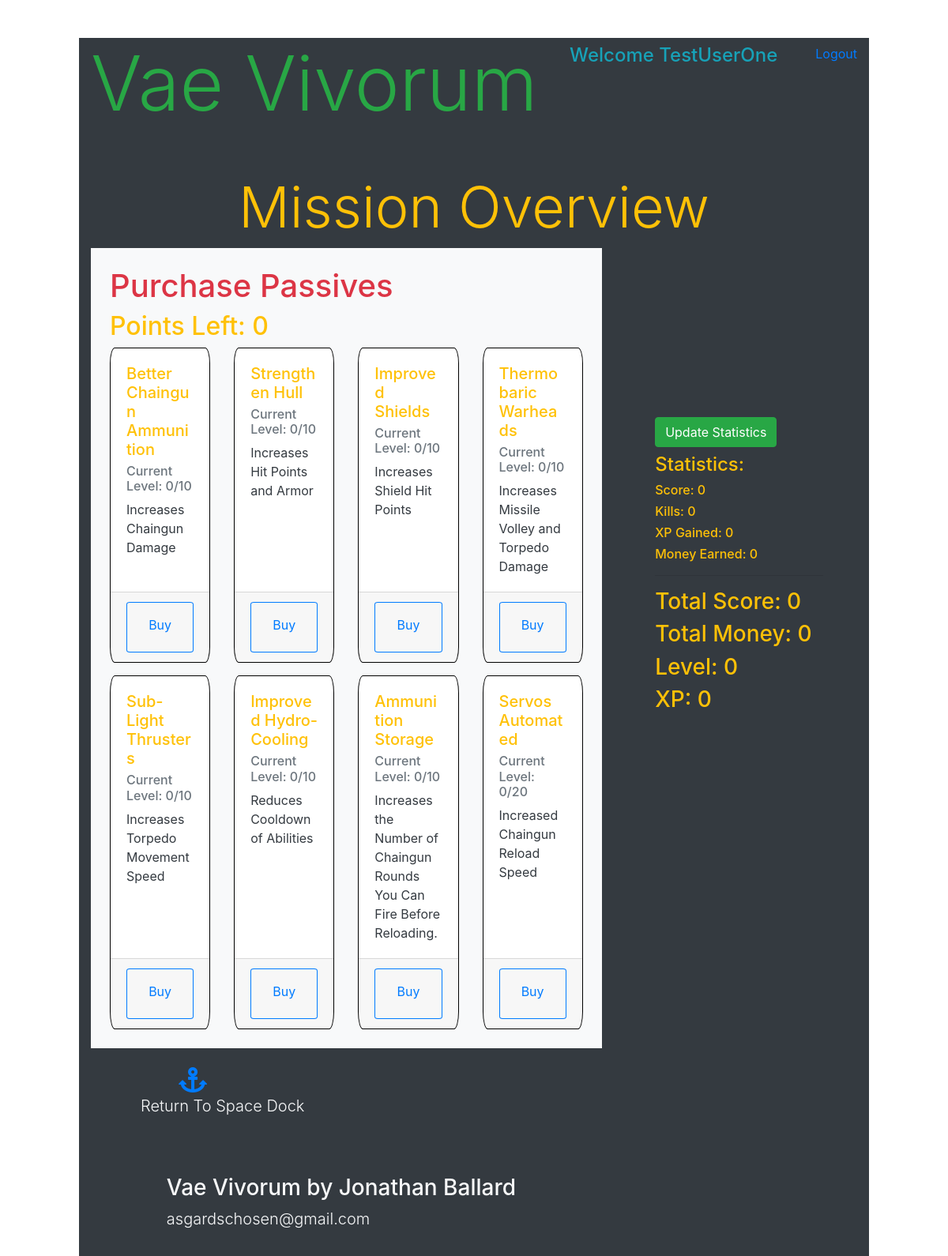
The page /overview (signed in) on the database its author committed.
### models.py (models this page shows)
class Users(db.Model):
    __tablename__ = "Users"
    id = db.Column(db.Integer, primary_key=True)
    username = db.Column(db.String(255))
    email = db.Column(db.String(255))
    password = db.Column(db.String(255))
    created_at = db.Column(db.DateTime)
    updated_at = db.Column(db.DateTime)
    current_kills = db.Column(db.Integer, default=0)
    current_score = db.Column(db.Integer, default=0)
    current_money = db.Column(db.Integer, default=0)
    current_xp = db.Column(db.Integer, default=0)
    current_level = db.Column(db.Integer, default=0)
    active_ship = db.Column(db.Integer, default=0)
    abilityPointsEarned = db.Column(db.Integer, default=0)
    abilityPointsSpent = db.Column(db.Integer, default = 0)
    passive1 = db.Column(db.Integer, default=0)
    passive2 = db.Column(db.Integer, default=0)
    passive3 = db.Column(db.Integer, default=0)
    passive4 = db.Column(db.Integer, default=0)
    passive5 = db.Column(db.Integer, default=0)
    passive6 = db.Column(db.Integer, default=0)
    passive7 = db.Column(db.Integer, default=0)
    passive8 = db.Column(db.Integer, default=0)
    passive9 = db.Column(db.Integer, default=0)
    passive10 = db.Column(db.Integer, default=0)
    passive11 = db.Column(db.Integer, default=0)
    passive12 = db.Column(db.Integer, default=0)
    passive13 = db.Column(db.Integer, default=0)
    passive14 = db.Column(db.Integer, default=0)
    passive15 = db.Column(db.Integer, default=0)
    passive16 = db.Column(db.Integer, default=0)
    passive17 = db.Column(db.Integer, default=0)
    passive18 = db.Column(db.Integer, default=0)
    passive19 = db.Column(db.Integer, default=0)
    passive20 = db.Column(db.Integer, default=0)
    character_active_ability_id = db.Column(db.Integer, db.ForeignKey("Active_Abilities.id", ondelete="cascade"))
    passive_abilities_this_user_has = db.relationship('User_Character', backref="characters_that_have_this_passive")

### app.py (the view)
@app.route('/overview')
def overview():
    thisUser = Users.query.get(session['id'])
    if 'endscore' in session:
        score = session['endScore']
    else:
        score = 0
    if 'endKills' in session:
        kills = session['endKills']
    else:
        kills = 0
    if 'endXp' in session:
        xp = session['endXp']
    else:
        xp = 0
    if 'endMoney' in session:
        money = session['endMoney']
    else:
        money = 0
    return render_template('overview.html', thisUser = thisUser, score = score, xp = xp, kills = kills, money = money)

### templates/overview.html (shortened to what this page needs)
<!DOCTYPE html>
<html lang="en">
<head>
    <link rel="stylesheet" href="https://stackpath.bootstrapcdn.com/bootstrap/4.4.1/css/bootstrap.min.css">
    <link rel="stylesheet" href="https://cdnjs.cloudflare.com/ajax/libs/font-awesome/5.11.2/css/all.css" />
    <link rel="stylesheet" type="text/css" href="{{ url_for('static', filename='css/style.css') }}">
</head>
<body>
    <div class="container bg-dark mt-5 text-warning col-xl-10">
        <div id="topbar"  class="d-flex flex-row mb-5">
            <h1 class="display-1 d-inline-flex text-success">Vae Vivorum</h1>
            <h4 class="ml-auto d-inline-flex mt-2 text-info" >Welcome {{ thisUser.username }}</h4>
            <a class="ml-5 d-inline-flex mt-2" href="/logout">Logout</a>
        </div>
        <h1 class="display-3 text-center text-warning">Mission Overview</h1>
        <div class="container col-xl-8 passiveArea bg-light d-inline-block p-4 vertical-align-top">
            <h1 class="display-5 text-danger d-inline-block">Purchase Passives</h1>
            <h2>Points Left: <span id="abilPoints">{{ thisUser.abilityPointsEarned - thisUser.abilityPointsSpent }}</span></h2>
            <div class="card-deck passiveRow">
                <div class="card abilCard">
                    <div class="card-body">
                        <h5 class="card-title">Better Chaingun Ammunition</h5>
                        <h6 class="card-subtitle mb-2 text-muted">Current Level: <span id="abil1">{{ thisUser.passive1 }}</span>/<span id="abil1Max"></span></h6>
                        <p class="card-text text-dark">Increases Chaingun Damage</p>
                    </div>
                    <div class="card-footer">
                        <div class="passiveButton btn d-block btn-outline-primary p-3" id="passive1Buy">Buy</div>
                    </div>
                </div>
                <div class="card abilCard">
                    <div class="card-body">
                        <h5 class="card-title">Strengthen Hull</h5>
                        <h6 class="card-subtitle mb-2 text-muted">Current Level: <span id="abil2">{{ thisUser.passive2 }}</span>/<span id="abil2Max"></span></h6>
                        <p class="card-text text-dark">Increases Hit Points and Armor</p>
                    </div>
                    <div class="card-footer">
                        <div class="passiveButton btn d-block btn-outline-primary p-3" id="passive2Buy">Buy</div>
                    </div>
                </div>
                <div class="card abilCard">
                    <div class="card-body">
                        <h5 class="card-title">Improved Shields</h5>
                        <h6 class="card-subtitle mb-2 text-muted">Current Level: <span id="abil3">{{ thisUser.passive3 }}</span>/<span id="abil3Max"></span></h6>
                        <p class="card-text text-dark">Increases Shield Hit Points</p>
                    </div>
                    <div class="card-footer">
                        <div class="passiveButton btn d-block btn-outline-primary p-3" id="passive3Buy">Buy</div>
                    </div>
                </div>
                <div class="card abilCard">
                    <div class="card-body">
                        <h5 class="card-title">Thermobaric Warheads</h5>
                        <h6 class="card-subtitle mb-2 text-muted">Current Level: <span id="abil4">{{ thisUser.passive4 }}</span>/<span id="abil4Max"></span></h6>
                        <p class="card-text text-dark">Increases Missile Volley and Torpedo Damage</p>
                    </div>
                    <div class="card-footer">
                        <div class="passiveButton btn d-block btn-outline-primary p-3" id="passive4Buy">Buy</div>
                    </div>
                </div>
            </div>
            <div class="card-deck passiveRow mt-3">
                <div class="card abilCard">
                    <div class="card-body">
                        <h5 class="card-title">Sub-Light Thrusters</h5>
                        <h6 class="card-subtitle mb-2 text-muted">Current Level: <span id="abil5">{{ thisUser.passive5 }}</span>/<span id="abil5Max"></span></h6>
                        <p class="card-text text-dark">Increases Torpedo Movement Speed</p>
                    </div>
                    <div class="card-footer">
                        <div class="passiveButton btn d-block btn-outline-primary p-3" id="passive5Buy">Buy</div>
                    </div>
                </div>
                <div class="card abilCard">
                    <div class="card-body">
                        <h5 class="card-title">Improved Hydro-Cooling</h5>
                        <h6 class="card-subtitle mb-2 text-muted">Current Level: <span id="abil6">{{ thisUser.passive6 }}</span>/<span id="abil6Max"></span></h6>
                        <p class="card-text text-dark">Reduces Cooldown of Abilities</p>
                    </div>
                    <div class="card-footer">
                        <div class="passiveButton btn d-block btn-outline-primary p-3" id="passive6Buy">Buy</div>
                    </div>
                </div>
                <div class="card abilCard">
                    <div class="card-body">
                        <h5 class="card-title">Ammunition Storage</h5>
                        <h6 class="card-subtitle mb-2 text-muted">Current Level: <span id="abil7">{{ thisUser.passive7 }}</span>/<span id="abil7Max"></span></h6>
                        <p class="card-text text-dark">Increases the Number of Chaingun Rounds You Can Fire Before Reloading.</p>
                    </div>
                    <div class="card-footer">
                        <div class="passiveButton btn d-block btn-outline-primary p-3" id="passive7Buy">Buy</div>
                    </div>
                </div>
                <div class="card abilCard">
                    <div class="card-body">
                        <h5 class="card-title">Servos Automated</h5>
                        <h6 class="card-subtitle mb-2 text-muted">Current Level: <span id="abil8">{{ thisUser.passive8 }}</span>/<span id="abil8Max"></span></h6>
                        <p class="card-text text-dark">Increased Chaingun Reload Speed</p>
                    </div>
                    <div class="card-footer">
                        <div class="passiveButton btn d-block btn-outline-primary p-3" id="passive8Buy">Buy</div>
                    </div>
                </div>
            </div>
        </div>
        <div class="stats mt-5 ml-5 d-inline-block col-xl-3">
            <div id="getStats" class="btn btn-success mb-2">Update Statistics</div>
            <h4>Statistics:</h4>
            <h6 id="score">Score: {{ score }}</h6>
            <h6 id="kills">Kills: {{ kills }}</h6>
            <h6 id="xp">XP Gained: {{ xp }}</h6>
            <h6 id="money">Money Earned: {{ money }}</h6>
            <hr>
            <h3>Total Score: {{ thisUser.current_score }}</h3>
            <h3>Total Money: {{ thisUser.current_money }}</h3>
            <h3>Level: {{ thisUser.current_level }}</h3>
            <h3>XP: {{ thisUser.current_xp }}</h3>
        </div>
        <div class="bg-dark text-light d-inline-block col-xl-4 align-bottom mt-4 mb-2 ml-5 vertical-align-top">
            <div class="d-inline-block">
                <a id="outputPassivesButton" href="/outputPassives"><i class="ml-5 fas fa-2x fa-anchor"></i></a>
                <p class="lead">Return To Space Dock</p>
            </div>
        </div>
        <div id="bottombar" class="container bg-dark col-xl-10 mt-5 pb-3 text-light">
            <h3>Vae Vivorum by Jonathan Ballard</h3>
            <p class="lead">asgardschosen@gmail.com</p>
        </div>
    </div>
</body>
</html>

### static/css/style.css (style rules this page uses)
.passiveButton { width: 100%; height: 64px; border-radius: 5%; }
.abilCard { border-radius: 5%; border: 1px solid black; }

### rows shown on the page
Users: username "TestUserOne", thisUser.abilityPointsEarned-thisUser.abilityPointsSpent "0", passive1 "0", passive2 "0", passive3 "0", passive4 "0", passive5 "0", passive6 "0", passive7 "0", passive8 "0", current_score "0", current_money "0", current_level "0", current_xp "0"

### other values the page prints
{{ score }} "0"
{{ kills }} "0"
{{ xp }} "0"
{{ money }} "0"
